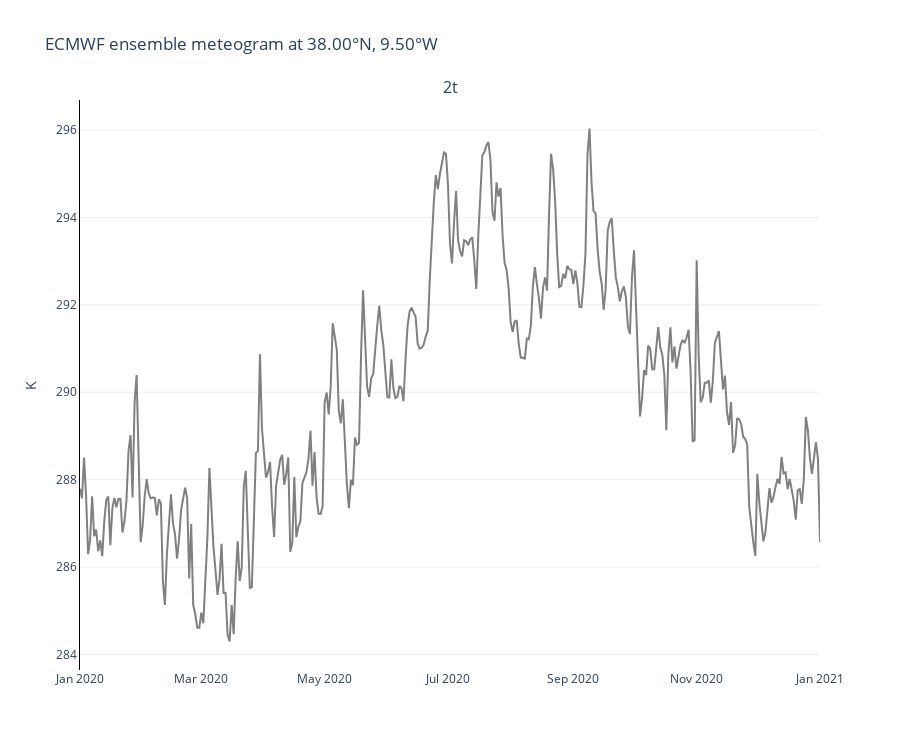

The cell this chart's notebook holds for it:
### Code cell
TIME_FREQUENCY = "1d"
QUANTILES = [0, 0.1, 0.25, 0.5, 0.75, 0.9, 1]

chart = Chart()
chart.title(f"ECMWF ensemble meteogram at {location_to_string(LOCATION)}")
#chart.box(ds, time_frequency=TIME_FREQUENCY, quantiles=QUANTILES)
chart.line(ds, line_color='grey', time_frequency=TIME_FREQUENCY)
chart.show()

### Figure 1 — Plotly figure (JSON) as saved in the notebook; plotly's stock layout.template omitted (floating-point values rounded to 4 significant figures; data arrays with more than 128 entries replaced by an {"elided": "..."} marker saying what was removed)
{"data": [{"line": {"color": "grey"}, "type": "scatter", "x": {"elided": "367 str values"}, "y": {"elided": "367 float values"}}], "layout": {"annotations": [{"font": {"size": 16}, "showarrow": false, "text": "2t", "x": 0.5, "xanchor": "center", "xref": "paper", "y": 1, "yanchor": "bottom", "yref": "paper"}], "colorway": ["#636EFA", "#EF553B", "#00CC96", "#AB63FA", "#FFA15A", "#19D3F3", "#FF6692", "#B6E880", "#FF97FF", "#FECB52"], "height": 750, "hovermode": "x", "plot_bgcolor": "white", "showlegend": false, "title": {"text": "ECMWF ensemble meteogram at 38.00°N, 9.50°W"}, "xaxis": {"anchor": "y", "domain": [0, 1], "gridwidth": 1, "showgrid": false, "showline": false, "zeroline": false}, "yaxis": {"anchor": "x", "domain": [0, 1], "gridcolor": "#EEEEEE", "linecolor": "black", "showgrid": true, "showline": true, "title": {"text": "K"}, "zeroline": false}}}
